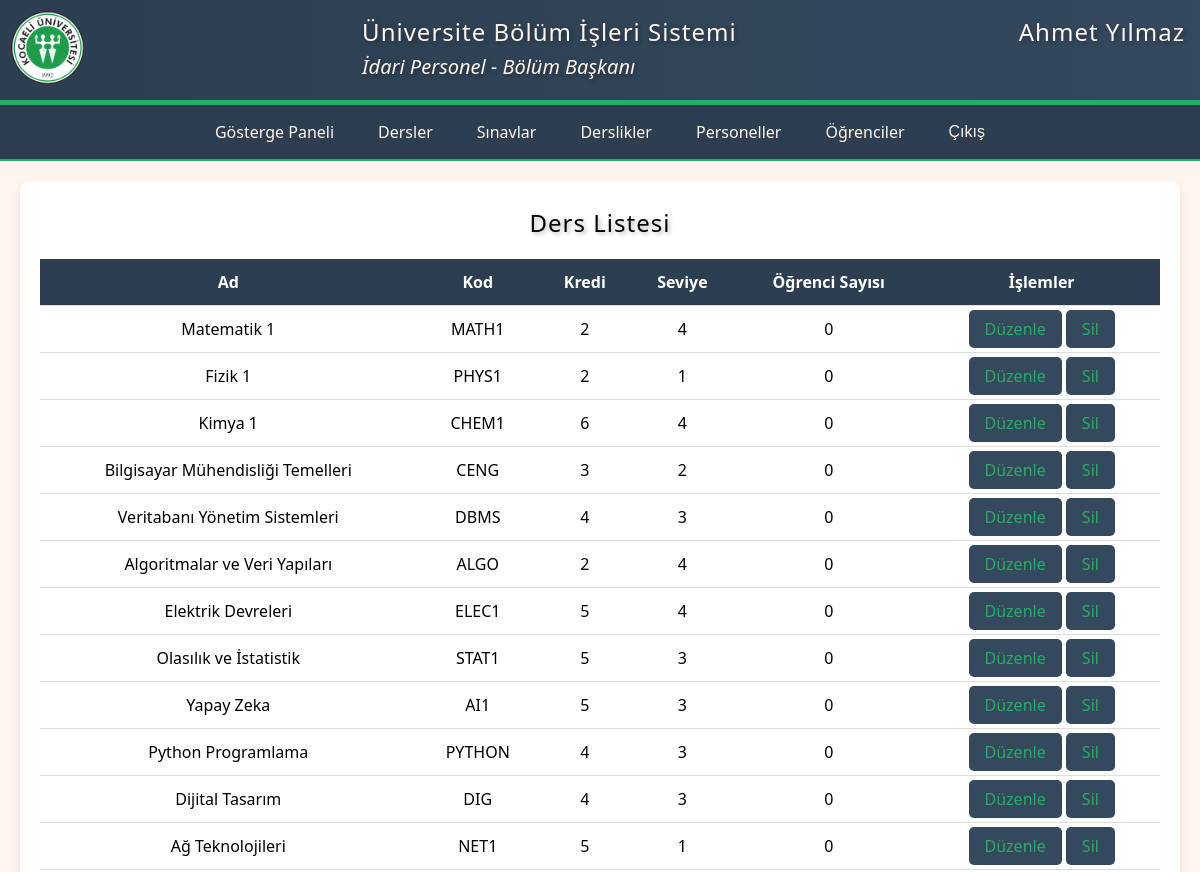
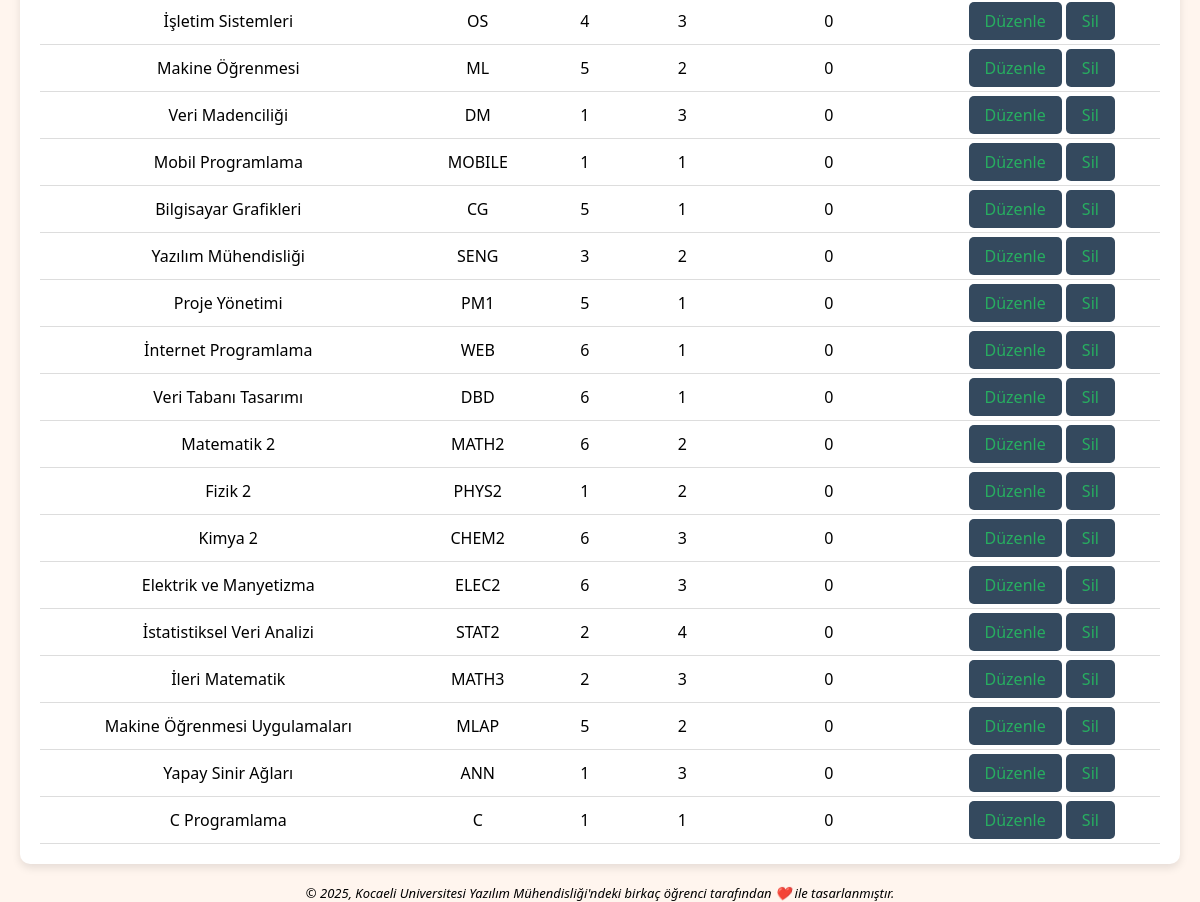
The app's page /lessons/ (signed in), older data (2 pictures, top to bottom).
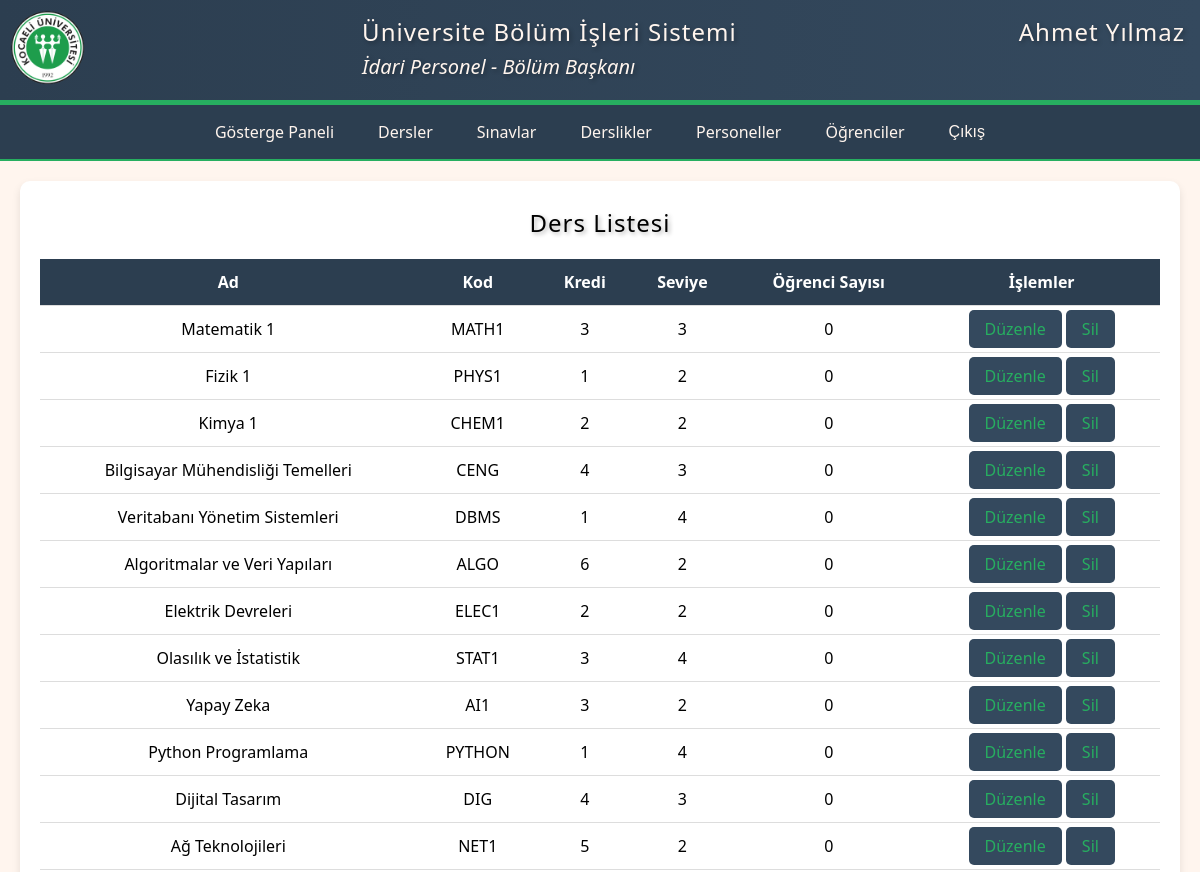
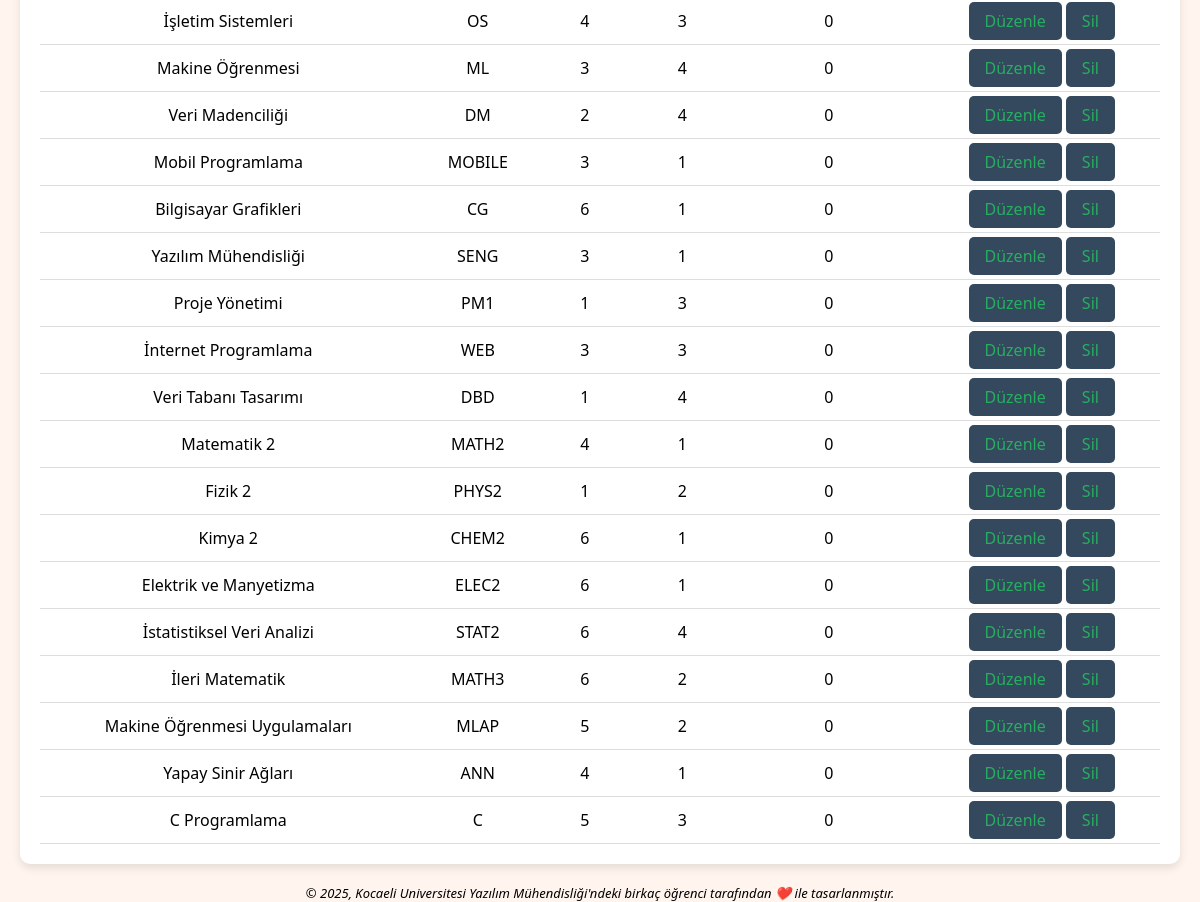
The same page, newer data (2 pictures, top to bottom).
### accounts/models.py (models this page shows, shortened)
class CustomUser(AbstractUser):
    role = models.ForeignKey('Role', on_delete=models.CASCADE, null=True, verbose_name='Rol')
    class Meta:
        verbose_name = 'personel'
        verbose_name_plural = 'personeller'

class Role(models.Model):
    title = models.CharField(max_length=50, verbose_name='İsim')
    type = models.CharField(max_length=50, verbose_name='Tür')
    class Meta:
        verbose_name = 'rol'
        verbose_name_plural = 'roller'

### lessons/models.py (models this page shows, shortened)
class Course(models.Model):
    course_name = models.CharField(max_length=100, verbose_name='Ders Adı')
    course_code = models.CharField(max_length=20, unique=True, verbose_name='Ders Kodu')
    course_credit = models.PositiveIntegerField(verbose_name='Ders Kredisi')
    course_level = models.PositiveIntegerField(verbose_name='Ders Seviyesi')
    course_instructor = models.ForeignKey(
        CustomUser,
        on_delete=models.SET_NULL,
        null=True,
        blank=True,
        limit_choices_to={
            'role__title__in': ['Bölüm Başkanı', 'Öğretim Elemanı']
        },
        verbose_name='Öğretim Elemanı'
    )
    course_students = models.ManyToManyField(
        Student,
        through='CourseStudent',
        related_name='courses',
        blank=True,
        verbose_name='Öğrenciler'
    )
    class Meta:
        verbose_name = 'ders'
        verbose_name_plural = 'dersler'

### lessons/views.py (the view)
# urls.py: path('', CourseListView.as_view(), name='courses'),
class CourseListView(AuthorizationRequiredMixin, ListView):
    model = Course
    template_name = 'courses.html'
    context_object_name = 'courses'

### accounts/views.py (called while the page is built)
    def test_func(self):
        user = self.request.user
        return (
            user.is_authenticated and
            hasattr(user, 'role') and
            user.role and
            user.role.title in ['Bölüm Başkanı', 'Bölüm Sekreteri']
        )

### pages/templates/courses.html (shortened to what this page needs)
{% extends 'base.html' %}
{% load static %}
    {% block css %}<link rel="stylesheet" href="{% static 'css/list.css' %}" type="text/css">{% endblock %}
    {% block article %}
        <article>
            <div class="content">
                <h2>Ders Listesi</h2>
                <table>
                    <thead>
                        <tr>
                            <th>Ad</th>
                            <th>Kod</th>
                            <th>Kredi</th>
                            <th>Seviye</th>
                            <th>Öğrenci Sayısı</th>
                            <th>İşlemler</th>
                        </tr>
                    </thead>
                    <tbody>
                        {% for course in courses %}
                            <tr>
                                <td>{{ course.course_name }}</td>
                                <td>{{ course.course_code }}</td>
                                <td>{{ course.course_credit }}</td>
                                <td>{{ course.course_level }}</td>
                                <td>{{ course.course_students.count }}</td>
                                <td>
                                    <a href="{% url 'course_edit' course.pk %}">Düzenle</a>
                                    <a href="{% url 'course_delete' course.pk %}">Sil</a>
                                </td>
                            </tr>
                        {% endfor %}
                    </tbody>
                </table>
            </div>
        </article>
    {% endblock %}

### pages/templates/base.html (shortened to what this page needs)
{% load static %}
<!DOCTYPE html>
<html lang="tr">
    <head id="head">
        {% block css %}{% endblock %}
    </head>
    <body id="body">
        {% block header_nav %}
            <header>
                <div class="logo">
                    <a href="{% url 'dashboard' %}"><img id="logo" src="{% static 'media/kou.png' %}" width="75px" height="75px" title="logo" alt="logo"></a>
                </div>
                <div class="heading">
                    <h1>Üniversite Bölüm İşleri Sistemi</h1>
                    <h2>{{user.role.type}} Personel - {{user.role.title}}</h2>
                </div>
                <div class="user">
                    <h1>{{user.first_name}} {{user.last_name}}</h1>
                </div>
            </header>
            <nav>
                <div class="menu">
                    <ul>
                        <li><a href="{% url 'dashboard' %}">Gösterge Paneli</a></li>
                        <li class="dropdown"><a href="#">Dersler</a>
                        </li>
                        <li class="dropdown"><a href="#">Sınavlar</a>
                        </li>
                        <li class="dropdown"><a href="#">Derslikler</a>
                        </li>
                        {% if user.role.title == 'Bölüm Başkanı' or user.role.title == 'Bölüm Sekreteri' %}
                            <li class="dropdown"><a href="#">Personeller</a>
                            </li>
                        {% elif user.role.title == 'Öğretim Elemanı' %}
                            <li class="dropdown"><a href="#">Personel</a>
                                <ul class="dropdown-content">
                                    <li><a href="{% url 'staff_detail' pk=request.user.pk %}">Personel Bilgisi</a></li>
                                </ul>
                            </li>
                        {% endif %}
                        <li class="dropdown"><a href="#">Öğrenciler</a>
                        </li>
                        <li><form action="{% url 'logout' %}" method="post">{% csrf_token %}
                            <button type="submit">Çıkış</button>
                        </form>
                        </li>
                    </ul>
                </div>
            </nav>
        {% endblock %}
        {% block article %}
        {% endblock %}
        {% block footer %}
            <footer>
                <div class="footer" id="bottom">© 2025, Kocaeli Universitesi Yazılım Mühendisliği'ndeki birkaç öğrenci tarafından ❤️ ile tasarlanmıştır.</div>
            </footer>
        {% endblock %}
    </body>
</html>

### pages/static/css/list.css (style rules this page uses)
@media only screen and (min-width:900px) { .menu ul { flex-direction:row; gap:20px; } }
@media only screen and (min-width:900px) { .menu ul li a { display:grid; } }
@media only screen and (min-width:900px) { .content { padding:20px; margin:20px; } }
@media only screen and (min-width:900px) { .content table th, .content table td { font-size:1rem; padding:12px; } }
* { padding:0; margin:0; }
body { width:100%; min-height:100vh; user-select:none; background-color:seashell; font-family:system-ui, -apple-system, BlinkMacSystemFont, 'Segoe UI', Roboto, Oxygen, Ubuntu, Cantarell, 'Open Sans', 'Helvetica Neue', sans-serif; }
header { background:linear-gradient(to right, #2c3e50, #34495e); color:seashell; display:flex; flex-direction:row; justify-content:space-between; border-bottom:5px solid #27ae60; padding:10px 10px; }
.heading h1, .user h1 { font-size:1.5rem; font-weight:200; text-transform:capitalize; letter-spacing:1px; text-shadow:2px 2px 4px rgba(0, 0, 0, 0.3); margin:5px; }
.heading h2 { font-size:1.25rem; font-weight:100; font-style:italic; text-transform:capitalize; text-shadow:2px 2px 4px rgba(0, 0, 0, 0.3); margin:5px; }
.menu { background-color:#2c3e50; border-bottom:2px solid #27ae60; }
.menu ul { list-style:none; display:flex; justify-content:center; align-items:center; padding:10px; }
.menu ul li a { color:seashell; text-decoration:none; font-weight:400; font-size:1rem; transition:all 0.3s ease; padding:6px 12px; }
.menu ul li.dropdown { position:relative; }
.menu ul li form button { background-color:transparent; color:seashell; display:inline-block; font-size:1rem; font-weight:400; text-align:center; text-decoration:none; border:none; border-radius:10px; cursor:pointer; transition:all 0.3s ease; padding:6px 12px; }
article { display:flex; flex-direction:column; }
.content { background-color:#fff; border-radius:10px; box-shadow:0 4px 8px rgba(0, 0, 0, 0.1); }
.content h2 { font-size:1.5rem; font-weight:200; text-align:center; letter-spacing:1px; text-shadow:2px 2px 4px rgba(0, 0, 0, 0.3); margin:5px; }
table { width:100%; overflow-x:auto; border-collapse:collapse; margin-top:20px; }
table th, table td { text-align:center; border-bottom:1px solid #ddd; }
table th { background-color:#2c3e50; color:#fff; }
table td a { background-color:#34495e; color:#27ae60; text-decoration:none; border-radius:5px; transition:background-color 0.3s ease; padding:8px 16px; }
footer { color:black; }
.footer#bottom { text-align:center; font-size:small; font-style:italic; }

Row changes from the older to the newer data that the page shows:
changed Course "Matematik 1": course_credit "2" → "3"; course_level "4" → "3"
changed Course "Fizik 1": course_credit "2" → "1"; course_level "1" → "2"
changed Course "Kimya 1": course_credit "6" → "2"; course_level "4" → "2"
changed Course "Bilgisayar Mühendisliği Temelleri": course_credit "3" → "4"; course_level "2" → "3"
changed Course "Veritabanı Yönetim Sistemleri": course_credit "4" → "1"; course_level "3" → "4"
changed Course "Algoritmalar ve Veri Yapıları": course_credit "2" → "6"; course_level "4" → "2"
changed Course "Elektrik Devreleri": course_credit "5" → "2"; course_level "4" → "2"
changed Course "Olasılık ve İstatistik": course_credit "5" → "3"; course_level "3" → "4"
changed Course "Yapay Zeka": course_credit "5" → "3"; course_level "3" → "2"
changed Course "Python Programlama": course_credit "4" → "1"; course_level "3" → "4"
changed Course "Ağ Teknolojileri": course_level "1" → "2"
changed Course "Makine Öğrenmesi": course_credit "5" → "3"; course_level "2" → "4"
changed Course "Veri Madenciliği": course_credit "1" → "2"; course_level "3" → "4"
changed Course "Mobil Programlama": course_credit "1" → "3"
changed Course "Bilgisayar Grafikleri": course_credit "5" → "6"
changed Course "Yazılım Mühendisliği": course_level "2" → "1"
changed Course "Proje Yönetimi": course_credit "5" → "1"; course_level "1" → "3"
changed Course "İnternet Programlama": course_credit "6" → "3"; course_level "1" → "3"
changed Course "Veri Tabanı Tasarımı": course_credit "6" → "1"; course_level "1" → "4"
changed Course "Matematik 2": course_credit "6" → "4"; course_level "2" → "1"
changed Course "Kimya 2": course_level "3" → "1"
changed Course "Elektrik ve Manyetizma": course_level "3" → "1"
changed Course "İstatistiksel Veri Analizi": course_credit "2" → "6"
changed Course "İleri Matematik": course_credit "2" → "6"; course_level "3" → "2"
changed Course "Yapay Sinir Ağları": course_credit "1" → "4"; course_level "3" → "1"
changed Course "C Programlama": course_credit "1" → "5"; course_level "1" → "3"
